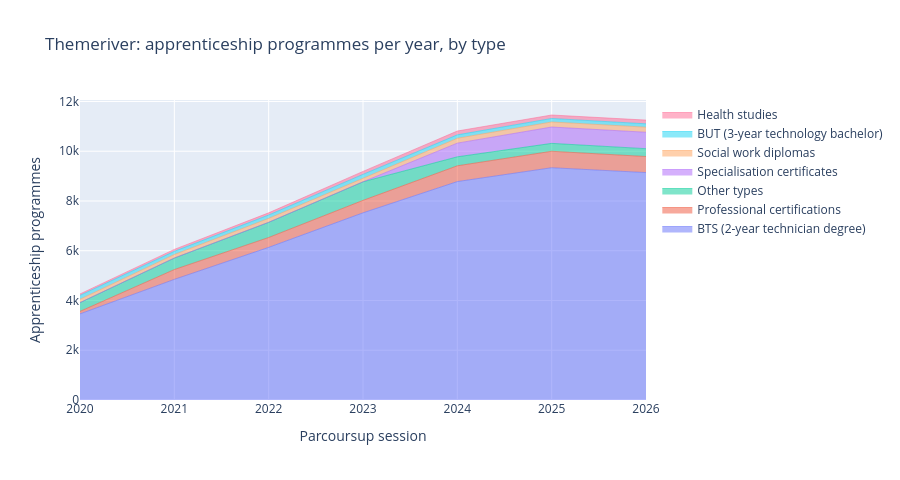
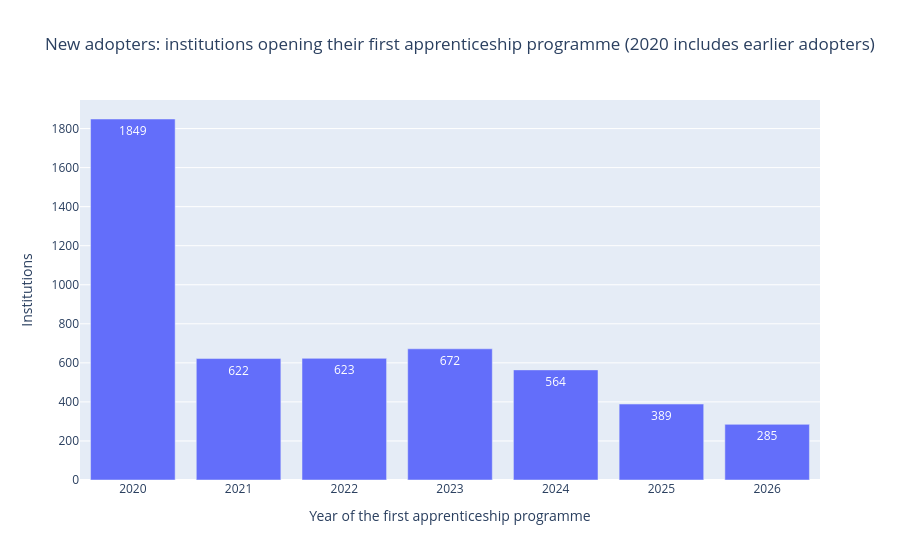

These figures' notebook cell, in order:
### Code cell
results["figs"]["q3_river"].show()
results["figs"]["q3_adopters"].show()
results["series"]["adopters"]

### Figure 1 — Plotly figure (JSON) as saved in the notebook; plotly's stock layout.template omitted (floating-point values rounded to 4 significant figures)
{"data": [{"line": {"width": 0.5}, "mode": "lines", "name": "BTS (2-year technician degree)", "stackgroup": "one", "type": "scatter", "x": [2020, 2021, 2022, 2023, 2024, 2025, 2026], "y": [3462, 4848, 6135, 7524, 8780, 9337, 9142]}, {"line": {"width": 0.5}, "mode": "lines", "name": "Professional certifications", "stackgroup": "one", "type": "scatter", "x": [2020, 2021, 2022, 2023, 2024, 2025, 2026], "y": [101, 396, 397, 501, 634, 661, 645]}, {"line": {"width": 0.5}, "mode": "lines", "name": "Other types", "stackgroup": "one", "type": "scatter", "x": [2020, 2021, 2022, 2023, 2024, 2025, 2026], "y": [353, 464, 611, 746, 361, 318, 315]}, {"line": {"width": 0.5}, "mode": "lines", "name": "Specialisation certificates", "stackgroup": "one", "type": "scatter", "x": [2024, 2025, 2026], "y": [550, 657, 661]}, {"line": {"width": 0.5}, "mode": "lines", "name": "Social work diplomas", "stackgroup": "one", "type": "scatter", "x": [2020, 2021, 2022, 2023, 2024, 2025, 2026], "y": [132, 139, 156, 154, 195, 203, 204]}, {"line": {"width": 0.5}, "mode": "lines", "name": "BUT (3-year technology bachelor)", "stackgroup": "one", "type": "scatter", "x": [2020, 2021, 2022, 2023, 2024, 2025, 2026], "y": [157, 129, 136, 144, 138, 141, 135]}, {"line": {"width": 0.5}, "mode": "lines", "name": "Health studies", "stackgroup": "one", "type": "scatter", "x": [2020, 2021, 2022, 2023, 2024, 2025, 2026], "y": [58, 78, 89, 119, 154, 139, 149]}], "layout": {"height": 480, "title": {"text": "Themeriver: apprenticeship programmes per year, by type"}, "xaxis": {"title": {"text": "Parcoursup session"}}, "yaxis": {"title": {"text": "Apprenticeship programmes"}}}}

### Figure 2 — Plotly figure (JSON) as saved in the notebook; plotly's stock layout.template omitted (floating-point values rounded to 4 significant figures)
{"data": [{"hovertemplate": "Year of the first apprenticeship programme=%{x}<br>Institutions=%{text}<extra></extra>", "legendgroup": "", "marker": {"color": "#636efa", "pattern": {"shape": ""}}, "name": "", "orientation": "v", "showlegend": false, "text": [1849.0, 622.0, 623.0, 672.0, 564.0, 389.0, 285.0], "textposition": "auto", "type": "bar", "x": [2020, 2021, 2022, 2023, 2024, 2025, 2026], "xaxis": "x", "y": [1849, 622, 623, 672, 564, 389, 285], "yaxis": "y"}], "layout": {"barmode": "relative", "legend": {"tracegroupgap": 0}, "title": {"text": "New adopters: institutions opening their first apprenticeship programme (2020 includes earlier adopters)"}, "xaxis": {"anchor": "y", "domain": [0, 1], "title": {"text": "Year of the first apprenticeship programme"}}, "yaxis": {"anchor": "x", "domain": [0, 1], "title": {"text": "Institutions"}}}}
